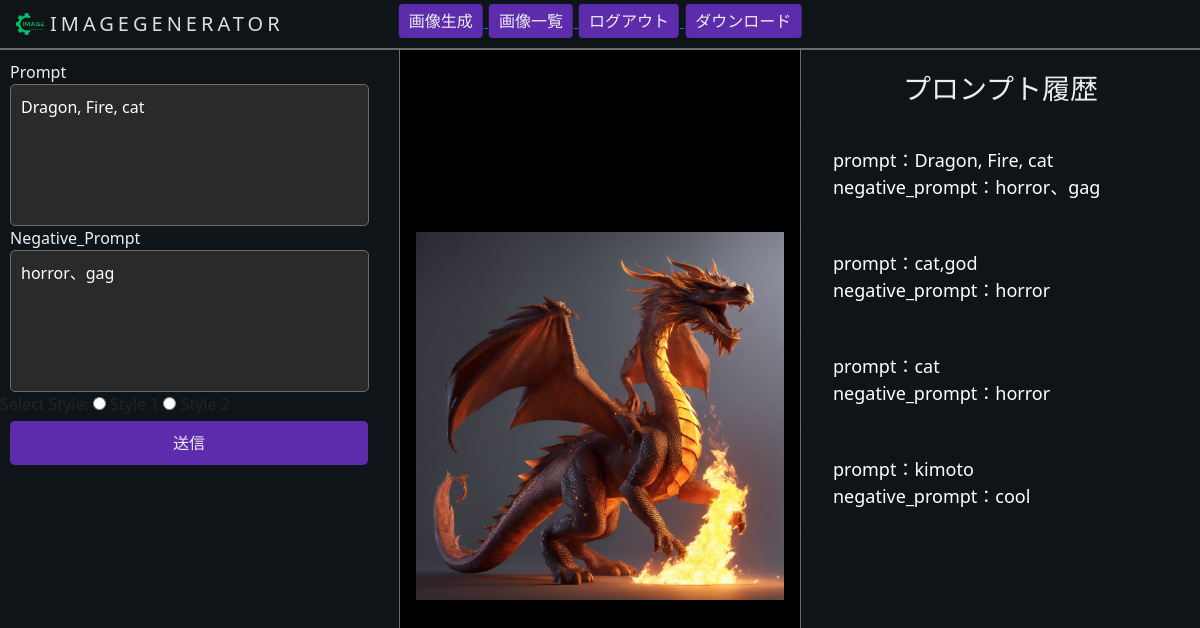
Before: /app/images/15/ (signed in) with the older database file.
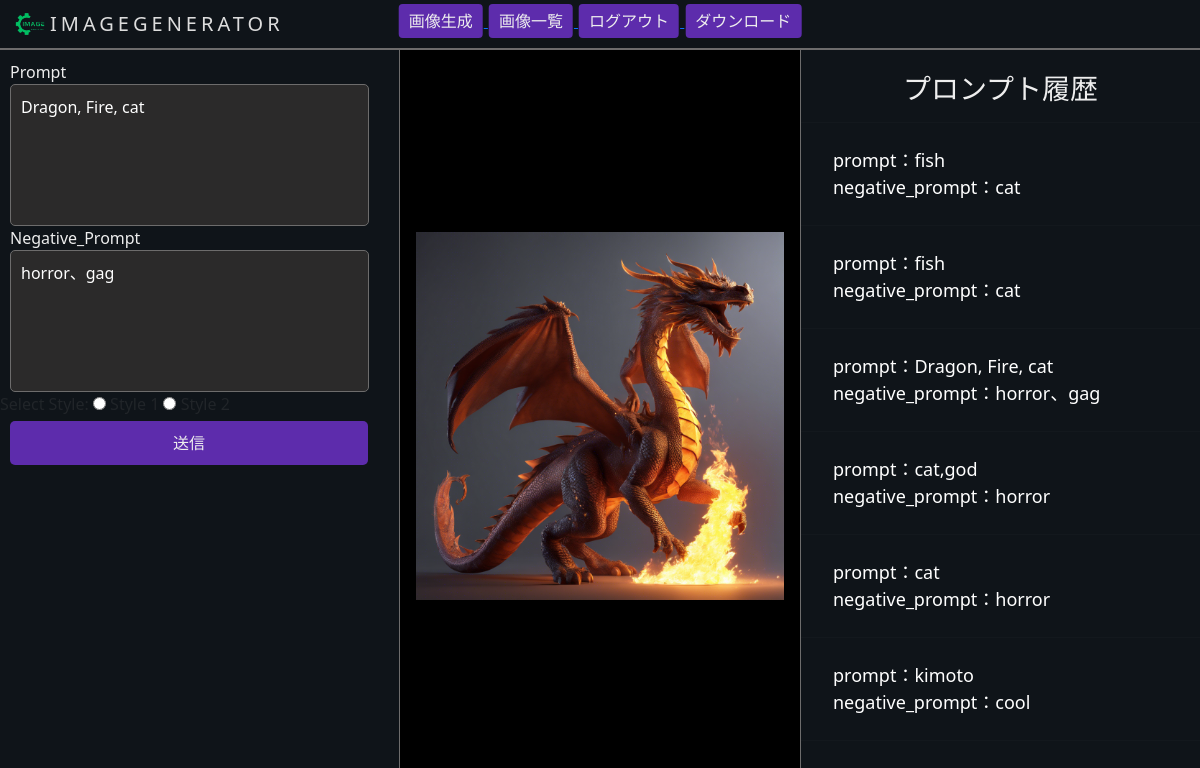
After: the same page with the newer database file.
### app/models.py (models this page shows, shortened)
class Image(models.Model):
    imageID = models.AutoField(primary_key=True)
    user_ID = models.ForeignKey(User, on_delete=models.CASCADE)
    image_path = models.ImageField(upload_to='img/')  # 画像を保存するディレクトリを指定
    prompt = models.CharField(max_length=255,default='')
    negative_prompt = models.CharField(max_length=255,default='')

### app/views.py (the view)
# urls.py: path('images/<int:image_id>/', image_detail_view, name='image_detail'),
def image_detail_view(request, image_id):
    image = get_object_or_404(Image, pk=image_id)
    Images = Image.objects.filter(user_ID=request.user)
    return render(request, 'app/index.html', {'image': image, 'Images': Images})

### templates/app/index.html (shortened to what this page needs)
{% extends 'base.html' %}
{% load static %}
{% load socialaccount %}
{% block content %}
    {% if user.is_authenticated %}
        <div class="sidebar sidebar-left">
            {% if user.is_authenticated %}
                <form action="{% url 'index' %}" method="post">
                    {% if image %}
                        <div class="prompt">Prompt</div>
                        <textarea class="sidebar-textarea" name="prompt" id="prompt" rows="5" cols="30"
                                  placeholder="テキストを入力してください">{{ image.prompt }}</textarea>
                        <div class="prompt">Negative_Prompt</div>
                        <textarea class="sidebar-textarea" name="negative_prompt" id="negative_prompt" rows="5"
                                  cols="30"
                                  placeholder="テキストを入力してください">{{ image.negative_prompt }}</textarea>
                        <label for="number">Select Style:</label>
                        <input type="radio" id="style_1" name="number" value="1">
                        <label for="style_1">Style 1</label>
                        <input type="radio" id="style_2" name="number" value="2">
                        <label for="style_2">Style 2</label>
                        <button id="submit-button" type="submit">送信</button>
                    {% endif %}
                </form>
            {% endif %}
        </div>
        <div class="content">
            {% if image %}
                <div class="image-center" style="margin-bottom: -20%">
                    <img src="{% static image.image_path %}">
                </div>
            {% endif %}
        </div>
        <div class="sidebar sidebar-right">
            <h3 style="color: #EEEEEE;text-align: center;margin-top: -7%">プロンプト履歴</h3>
            <hr>
            {% if user.is_authenticated %}
                {% for i in Images reversed %}
                    <a href="{% url 'image_detail' i.imageID %}">prompt：{{ i.prompt }}<br>negative_prompt：{{ i.negative_prompt }}
                    </a>
                    <hr>
                {% endfor %}
            {% endif %}
        </div>
    {% endif %}
{% endblock %}

### templates/base.html (shortened to what this page needs)
{% load static %}
{% load socialaccount %}
<html lang="ja">
<head>
    {% load static %}
    <link rel="stylesheet" href="{% static 'css/style.css' %}">
    <link rel="stylesheet" href="{% static 'css/canvas.css' %}">
    <link rel="stylesheet" href="https://cdn.jsdelivr.net/npm/bootstrap@5.3.0/dist/css/bootstrap.min.css">
</head>
<body style="background-color: #000000">
<header class="header">
    <div class="header-logo">
        <img src="{% static 'img/IMAGE-removebg-preview.png' %}" alt="Your Logo" class="logo-image">
    </div>
    <div class="navtext-container">
        <div class="navtext">ImageGenerator</div>
    </div>
    <div class="center-container">
        <div class="button-container">
            {% if user.is_authenticated %}
                <a href="{% url 'index' %}">
                    <button class="header-button">画像生成</button>
                </a>
                <a href="{% url 'gallery' %}">
                    <button class="header-button">画像一覧</button>
                </a>
                <a href="{% url 'account_logout' %}">
                    <button class="header-button">ログアウト</button>
                </a>
            {% endif %}
            {% if image %}
                <a href="{% static image.image_path %}" download="{% static image.image_path %}">
                    <button class="header-button">ダウンロード</button>
                </a>
            {% endif %}
        </div>
    </div>
</header>
{% block content %}
{% endblock %}
</body>
</html>

### static/CSS/style.css (style rules this page uses)
body { margin: 0; font-family: "Futura", Helvetica, sans-serif; background-color: #0F1111; }
:root { --background-navbar: rgba(55, 55, 55, 1.00); }
.header { background: #0F1419; position: fixed; z-index: 2; width: 100%; height: 50px; display: flex; justify-content: space-between; align-items: center; border-bottom: 2px solid rgb(109, 108, 108); }
.header-logo { margin-left: 10px; }
.logo-image { width: 40px; height: auto; }
.navtext-container { width: 100%; height: 52px; position: absolute; box-sizing: border-box; display: flex; justify-content: center; align-items: center; }
.navtext { position: absolute; text-transform: uppercase; color: #ddd; letter-spacing: 4px; font-size: 20px; left: 50px; }
.sidebar { height: 100%; width: 250px; position: fixed; z-index: 1; top: 0; left: 0; background-color: var(--background-navbar); overflow-x: hidden; padding-top: 100px; }
.sidebar a { padding: 8px 8px 8px 32px; text-decoration: none; font-size: 18px; color: #EEEEEE; display: block; transition: 0.3s; }
.sidebar.sidebar-left { height: 100%; width: 400px; position: fixed; z-index: 1; top: 0; right: auto; left: 0; background-color: #0F1419; overflow-x: hidden; padding-top: 60px; border-right: 1px solid rgb(109, 108, 108); }
.sidebar.sidebar-right { height: 100%; width: 400px; position: fixed; z-index: 1; top: 0; left: auto; right: 0; background-color: #0F1419; overflow-x: hidden; padding-top: 100px; border-left: 1px solid rgb(109, 108, 108); }
.sidebar.sidebar-right a { padding: 8px 8px 8px 32px; text-decoration: none; font-size: 18px; color: white; display: block; transition: 0.3s; }
.content { margin-left: 400px; margin-right: 400px; padding: 16px; transition: margin 0.3s; }
.center-container { flex-grow: 1; display: flex; justify-content: center; }
.button-container { position: absolute; bottom: 10px; left: 50%; transform: translateX(-50%); }
.header-button { background-color: #5D2CAC; color: #EEEEEE; border: none; padding: 5px 10px; text-align: center; text-decoration: none; display: inline-block; font-size: 16px; cursor: pointer; border-radius: 4px; margin: 0 1px; transition: background-color 0.3s; }
.sidebar-textarea { background-color: rgb(43, 42, 42); border: none; padding: 10px; width: 90%; box-sizing: border-box; resize: none; margin-left: 10px; border-radius: 5px; border: 1px solid rgb(109, 108, 108); color: white; }
.prompt { color: #EEEEEE; margin-left: 10px; }
#submit-button { background-color: #5D2CAC; color: #EEEEEE; border: none; padding: 10px 163px; border-radius: 5px; cursor: pointer; margin: 10px; margin-top: 5px; }
.image-center { display: flex; justify-content: center; align-items: center; height: 100vh; }
.image-center img { max-width: 100%; max-height: 100%; }

Changed rows visible on the page:
added Image: prompt "fish", negative_prompt "cat"
added Image: prompt "fish", negative_prompt "cat"
